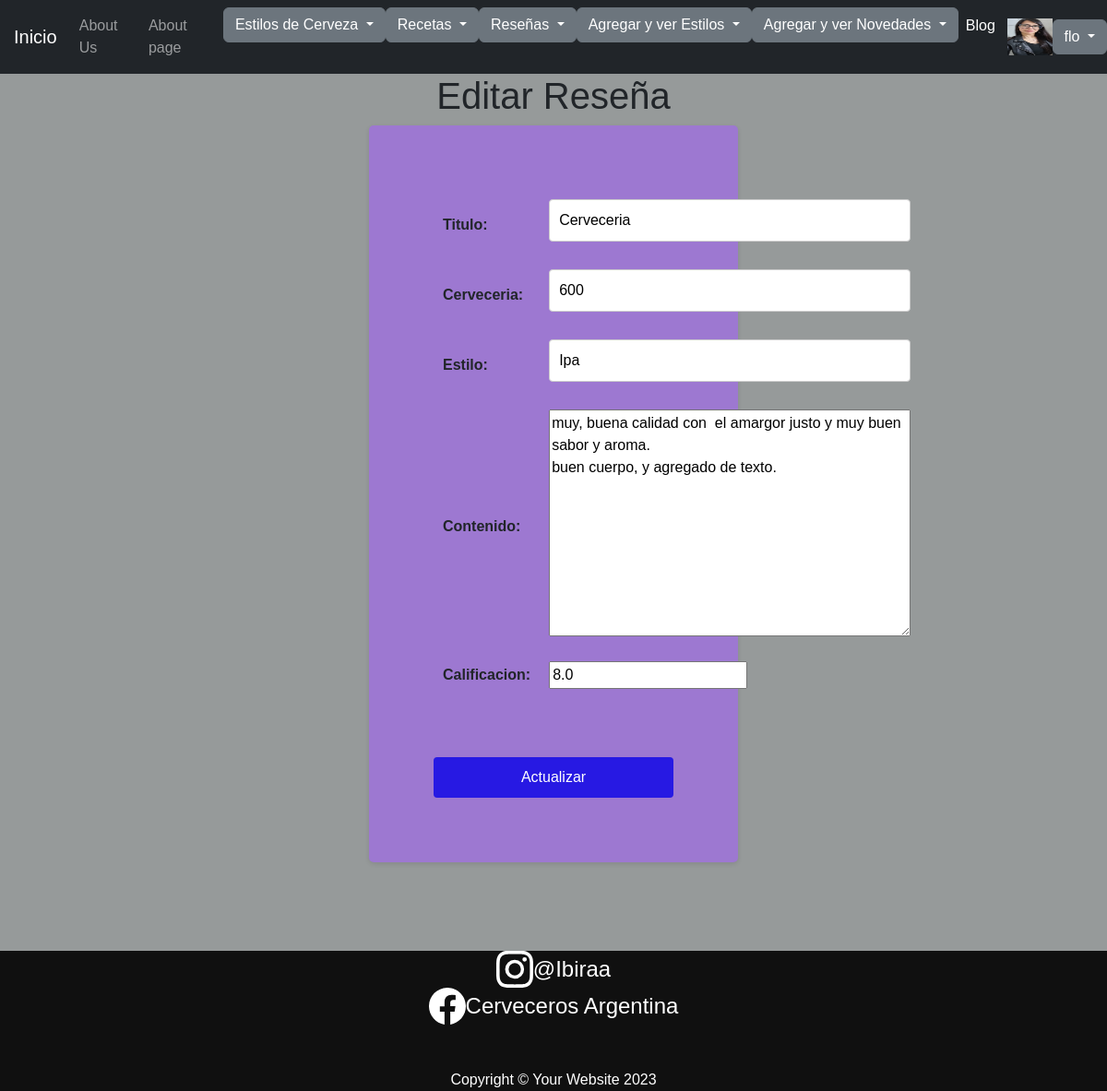
The app's page /app/editar_resena/4 (signed in) with its own data.
### Appfinal/models.py (models this page shows, shortened)
class Imagen(models.Model):
    user = models.OneToOneField(User, on_delete=models.CASCADE, null=True)
    imagen = models.ImageField(upload_to='imagenes', null=True, blank=True)
    def __str__(self):
        return f"{settings.MEDIA_URL}{self.imagen}"

class ResenaCerveza(models.Model):
    titulo = models.CharField(max_length=200)
    cerveceria = models.CharField(max_length=100)
    estilo = models.CharField(max_length=50)
    contenido = models.TextField()
    calificacion = models.FloatField()

### Appfinal/views.py (the view)
# urls.py: path('editar_resena/<int:resena_id>', edit_resena, name='EditarResena'),
def edit_resena(request, resena_id):
    if request.method == "POST":
        miFormulario = FormularioResenaCerveza(request.POST, request.FILES)
        if miFormulario.is_valid():
            informacion = miFormulario.cleaned_data
            resena = ResenaCerveza.objects.get(id=resena_id)
            resena.titulo = informacion["titulo"]
            resena.cerveceria = informacion["cerveceria"]
            resena.estilo = informacion["estilo"]
            resena.contenido = informacion["contenido"]
            resena.calificacion = informacion["calificacion"]
            resena.save()
            return render(request, "Appfinal/index.html")
    else:
        resena = ResenaCerveza.objects.get(id=resena_id)
        miFormulario = FormularioResenaCerveza(
            initial={"titulo": resena.titulo, "cerveceria": resena.cerveceria, "estilo": resena.estilo,
                     "contenido": resena.contenido, "calificacion": resena.calificacion})
    return render(request, "Appfinal/editarResena.html", {"miFormulario": miFormulario})

### Appfinal/forms.py
class FormularioResenaCerveza(forms.ModelForm):
    class Meta:
        model = ResenaCerveza
        fields = ['titulo', 'cerveceria', 'estilo', 'contenido', 'calificacion']

### Appfinal/context_processors.py (called while the page is built)
def custom_user(request):
    context = auth(request)
    user = context['user']
    if user.is_authenticated:
        imagen = Imagen.objects.filter(user=request.user.id)
        cant = len(imagen)
        if cant > 0:
            context['user_avatar'] = imagen[cant-1]
        else:
            context['user_avatar'] = ""
    return context

### Appfinal/template/Appfinal/editarResena.html (shortened to what this page needs)
{% extends "Appfinal/index.html" %}
{% load static %}
{% block content %}
</head>
<body>
    <h1>Editar Reseña</h1>
    <form action="" method="POST" enctype="multipart/form-data">
        <table>
            {{ miFormulario.as_table }}
            <tr>
                <th><label for="{{ miFormulario.avatar.id_for_label }}"></label></th>
            </tr>
        </table>
        <input type="submit" value="Actualizar">
    </form>
</body>
{% endblock %}

### Appfinal/template/Appfinal/index.html (shortened to what this page needs)
<!DOCTYPE html>
{% load static %}
<html lang="en">
    <head>
        <link href="{% static 'Appfinal/css/styles.css' %}" rel="stylesheet" />
    </head>
    <body>
        <nav class="navbar navbar-expand-lg navbar-dark bg-dark" style="width: 100%;">
            <div class="container-fluid justify-content-center" style="margin-left: 10px;">
                <a class="navbar-brand" href="{% url 'Inicio2' %}" style="margin-left: 5px;">Inicio</a>
                <div class="collapse navbar-collapse" id="navbarSupportedContent">
                    <ul class="navbar-nav ms-auto mb-2 mb-lg-0">
                        <li class="nav-item"><a class="nav-link" href="{% url 'About' %}">About Us</a></li>
                        <li class="nav-item"><a class="nav-link" href="{% url 'Nosotros' %}">About page</a></li>
                        <div class="dropdown">
                            <button class="btn btn-secondary dropdown-toggle" type="button" id="dropdownMenuButton1" data-bs-toggle="dropdown" aria-expanded="false">
                                Estilos de Cerveza
                            </button>
                        </div>
                        <div class="dropdown">
                            <button class="btn btn-secondary dropdown-toggle" type="button" id="dropdownMenuButton1" data-bs-toggle="dropdown" aria-expanded="false">
                                Recetas
                            </button>
                        </div>
                        <div class="dropdown">
                            <button class="btn btn-secondary dropdown-toggle" type="button" id="dropdownMenuButton1" data-bs-toggle="dropdown" aria-expanded="false">
                                Reseñas
                            </button>
                        </div>
                        <div class="dropdown">
                            <button class="btn btn-secondary dropdown-toggle" type="button" id="dropdownMenuButton1" data-bs-toggle="dropdown" aria-expanded="false">
                                Agregar y ver Estilos
                            </button>
                        </div>
                        <div class="dropdown">
                            <button class="btn btn-secondary dropdown-toggle" type="button" id="dropdownMenuButton1" data-bs-toggle="dropdown" aria-expanded="false">
                                Agregar y ver Novedades
                            </button>
                        </div>
                        <li class="nav-item"><a class="nav-link active" aria-current="page" href="{% url 'Blog' %}">Blog</a></li>
                    </ul>
                </div>
                {% if request.user.is_authenticated %}
                {% if user_avatar %}
                <img src="{{user_avatar}}" alt="" style="height: 40px;width: 50px;">
                {% endif %}
                <div class="dropdown">
                    <button class="btn btn-secondary dropdown-toggle" type="button" id="dropdownMenuButton1" data-bs-toggle="dropdown" aria-expanded="false">
                        {{ request.user.username }}
                    </button>
                </div>
                          {% endif %}
            </div>
        </nav>
        {% block content %}{% endblock %}
<br>
<br>
<br>
<br>
        <footer class="footer dark">
            <div class="content" >
                <div class="icon-text-container">
                    <a href="https://www.instagram.com/ibirraa/" target="_blank" style="text-decoration: none;">
                    <div class="icon-container" style="text-align: center; display: flex; justify-content: center; align-items: center; height: 100%;">
                    </a>
                        <span style="color: white; font-size: 24px; text-align: center; display: block;">@Ibiraa</span>
                </div>
                <div class="icon-text-container">
                    <a href="https://www.facebook.com/Cerveceros Argentinos/" target="_blank" style="text-decoration: none;">
                    <div class="icon-container" style="text-align: center; display: flex; justify-content: center; align-items: center; height: 100%;">
                    </a>
                        <span style="color: white; font-size: 24px; text-align: center; display: block;">Cerveceros Argentina</span>
                    </div>
                    <br>
                    <br>
                <p class="m-0 text-center text-white">Copyright &copy; Your Website 2023</p>
            </div>
        </footer>
    </body>
</html>

### Appfinal/template/Appfinal/index.html (style rules this page uses)
body { display: flex; justify-content: center; align-items: center; flex-direction: column; text-align: left; height: 100%; }
body { background-color: antiquewhite ; }
footer { flex-shrink: 0; }
.dark { background-color: #000000e4; color: #fff; width: 100%; text-align: center; display: flex; justify-content: center; }
.content { text-align: center; }
.navbar .nav-item { margin-right: 5px; }

### Appfinal/template/Appfinal/editarResena.html (style rules this page uses)
body { background-color: #959999fb; font-family: Arial, sans-serif; }
h1 { text-align: center; }
form { max-width: 400px; margin: 0 auto; padding: 70px; background-color: #9d78d1; border-radius: 5px; box-shadow: 0 2px 5px rgba(0, 0, 0, 0.1); }
table { width: 100%; margin-bottom: 20px; border-collapse: collapse; }
th, td { padding: 10px; text-align: left; }
input[type="text"], input[type="email"], input[type="password"] { width: 100%; padding: 10px; border: 1px solid #ccc; border-radius: 4px; box-sizing: border-box; margin-bottom: 10px; }
input[type="submit"] { background-color: #2719e3; color: white; padding: 10px 20px; border: none; border-radius: 4px; cursor: pointer; width: 100%; }

### records on screen
Imagen: imagen (picture)
ResenaCerveza: titulo "Cerveceria", cerveceria "600", estilo "Ipa", contenido "muy, buena calidad con el amargor justo y muy buen sabor y aroma. buen cuerpo, y agregado de texto.", calificacion "8.0"

### other values on screen
{{ request.user.username }} "flo"
